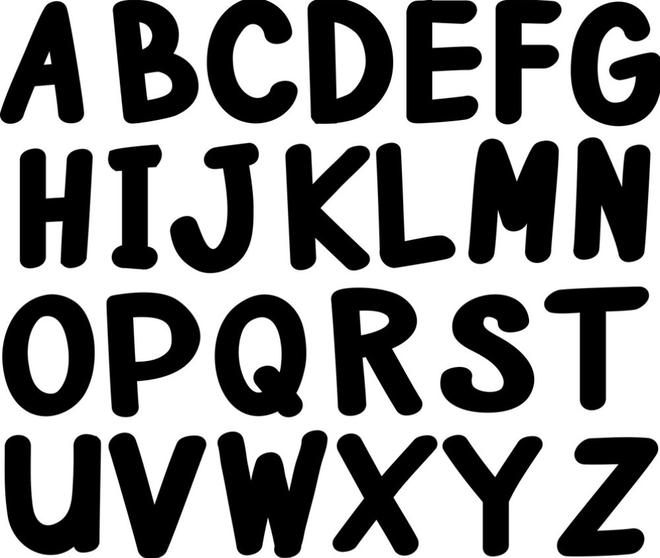
#> input picture data/morphSample.jpg, 660 x 558 px
$ python morphOperationsSave.py
#> lines starting #> are read from the running program, lines starting #| are printed output that depends on the picture
import cv2


image = cv2.imread("data/morphSample.jpg")
#> image is the input picture: shape (558, 660, 3); min 0, max 255, mean 141.7
gray = cv2.cvtColor(image, cv2.COLOR_BGR2GRAY)
cv2.imshow("Original", image)
cv2.imshow("gray", gray)

invert = cv2.bitwise_not(gray)
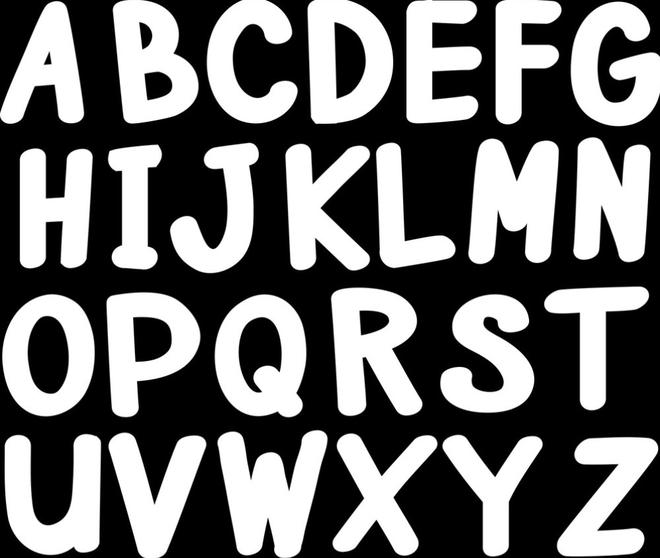
#> invert: shape (558, 660); min 0, max 255, mean 113.3

# [14 lines of commented-out code are left out]

opened = cv2.morphologyEx(invert, cv2.MORPH_OPEN, None)
cv2.imwrite("morphResults/opened.jpg", opened)
# cv2.waitKey(0)


#closing dilation followed by erosion

closed = cv2.morphologyEx(invert, cv2.MORPH_CLOSE, None)
cv2.imwrite("morphResults/closed.jpg", closed)
# cv2.waitKey(0)


# morph gradient
gradient = cv2.morphologyEx(invert, cv2.MORPH_GRADIENT, None)
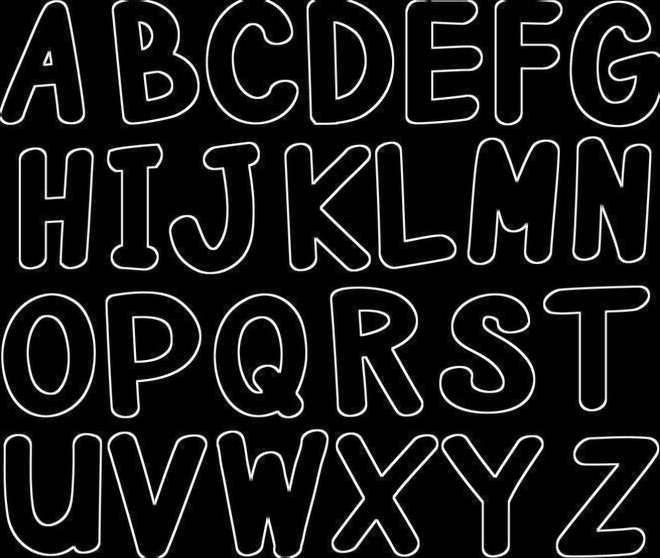
#> gradient: shape (558, 660); min 0, max 255, mean 23.1
cv2.imwrite("morphResults/gradient.jpg", gradient)
# cv2.waitKey(0)


#top hat
tophat = cv2.morphologyEx(invert, cv2.MORPH_TOPHAT, (9,9))
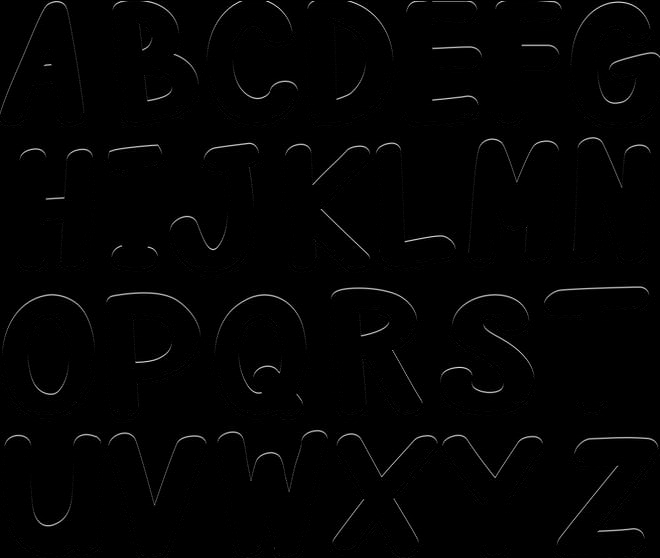
#> tophat: shape (558, 660); min 0, max 220, mean 2.5
cv2.imwrite("morphResults/tophat.jpg", tophat)
# cv2.waitKey(0)


# black hat
blackhat = cv2.morphologyEx(invert, cv2.MORPH_BLACKHAT, (9,9))
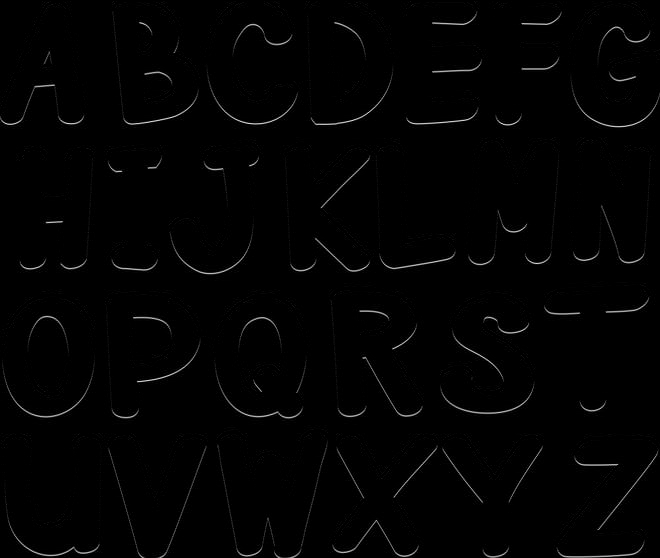
#> blackhat: shape (558, 660); min 0, max 222, mean 2.6
cv2.imwrite("morphResults/blackhat.jpg", blackhat)
# cv2.waitKey(0)
